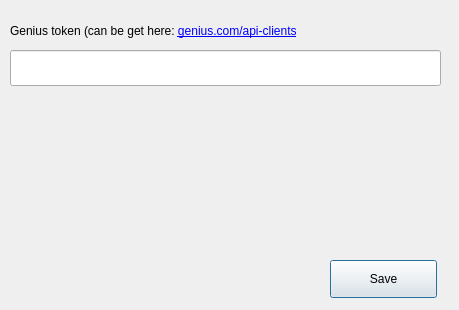
<?xml version="1.0" encoding="UTF-8"?>
<ui version="4.0">
 <class>Dialog</class>
 <widget class="QDialog" name="Dialog">
  <property name="geometry">
   <rect>
    <x>0</x>
    <y>0</y>
    <width>459</width>
    <height>310</height>
   </rect>
  </property>
  <property name="windowTitle">
   <string>Dialog</string>
  </property>
  <widget class="QLineEdit" name="geniusToken">
   <property name="geometry">
    <rect>
     <x>10</x>
     <y>50</y>
     <width>431</width>
     <height>36</height>
    </rect>
   </property>
  </widget>
  <widget class="QPushButton" name="saveConfigButton">
   <property name="geometry">
    <rect>
     <x>330</x>
     <y>260</y>
     <width>107</width>
     <height>38</height>
    </rect>
   </property>
   <property name="text">
    <string>Save</string>
   </property>
  </widget>
  <widget class="QLabel" name="label">
   <property name="geometry">
    <rect>
     <x>10</x>
     <y>20</y>
     <width>431</width>
     <height>22</height>
    </rect>
   </property>
   <property name="text">
    <string>Genius token (can be get here: &lt;a href=&quot;https://genius.com/api-clients&quot;&gt;genius.com/api-clients&lt;/a&gt;</string>
   </property>
   <property name="openExternalLinks">
    <bool>true</bool>
   </property>
   <property name="textInteractionFlags">
    <set>Qt::TextBrowserInteraction</set>
   </property>
  </widget>
 </widget>
 <resources/>
 <connections/>
</ui>
